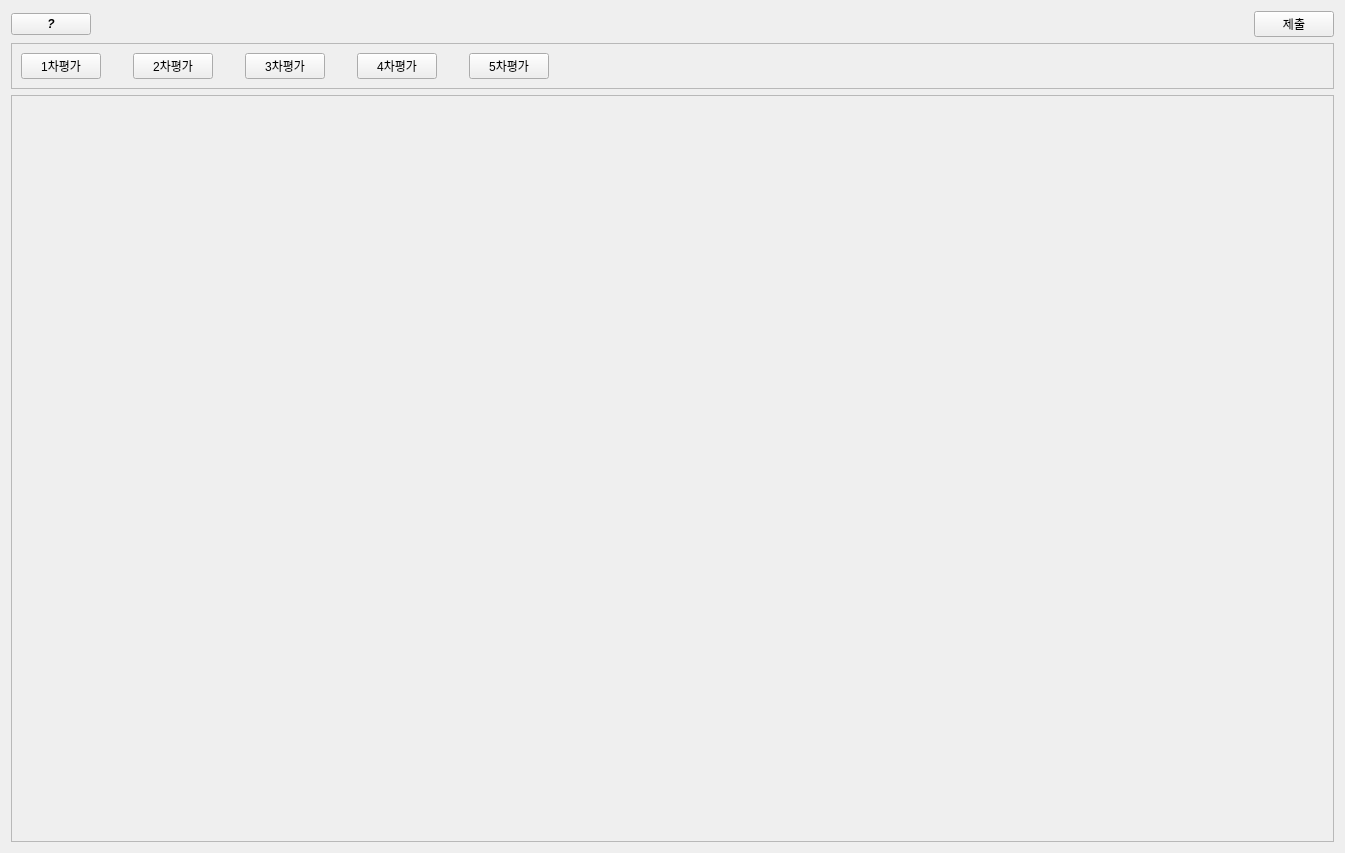
<?xml version="1.0" encoding="UTF-8"?>
<ui version="4.0">
 <class>Tab_App</class>
 <widget class="QWidget" name="Tab_App">
  <property name="geometry">
   <rect>
    <x>0</x>
    <y>0</y>
    <width>1345</width>
    <height>853</height>
   </rect>
  </property>
  <property name="sizePolicy">
   <sizepolicy hsizetype="Preferred" vsizetype="Preferred">
    <horstretch>0</horstretch>
    <verstretch>0</verstretch>
   </sizepolicy>
  </property>
  <property name="windowTitle">
   <string>Form</string>
  </property>
  <layout class="QVBoxLayout" name="verticalLayout">
   <item>
    <widget class="QFrame" name="frame_info">
     <property name="sizePolicy">
      <sizepolicy hsizetype="Preferred" vsizetype="Fixed">
       <horstretch>0</horstretch>
       <verstretch>0</verstretch>
      </sizepolicy>
     </property>
     <property name="frameShape">
      <enum>QFrame::NoFrame</enum>
     </property>
     <property name="frameShadow">
      <enum>QFrame::Raised</enum>
     </property>
     <layout class="QHBoxLayout" name="horizontalLayout">
      <property name="leftMargin">
       <number>0</number>
      </property>
      <property name="topMargin">
       <number>0</number>
      </property>
      <property name="rightMargin">
       <number>0</number>
      </property>
      <property name="bottomMargin">
       <number>0</number>
      </property>
      <item>
       <widget class="QPushButton" name="pb_info">
        <property name="sizePolicy">
         <sizepolicy hsizetype="Fixed" vsizetype="Fixed">
          <horstretch>0</horstretch>
          <verstretch>0</verstretch>
         </sizepolicy>
        </property>
        <property name="font">
         <font>
          <italic>true</italic>
          <bold>true</bold>
         </font>
        </property>
        <property name="text">
         <string>?</string>
        </property>
       </widget>
      </item>
      <item>
       <spacer name="horizontalSpacer">
        <property name="orientation">
         <enum>Qt::Horizontal</enum>
        </property>
        <property name="sizeHint" stdset="0">
         <size>
          <width>1238</width>
          <height>20</height>
         </size>
        </property>
       </spacer>
      </item>
      <item>
       <widget class="QPushButton" name="PB_Submit">
        <property name="text">
         <string>제출</string>
        </property>
       </widget>
      </item>
     </layout>
    </widget>
   </item>
   <item>
    <widget class="QFrame" name="frame">
     <property name="sizePolicy">
      <sizepolicy hsizetype="Preferred" vsizetype="Fixed">
       <horstretch>0</horstretch>
       <verstretch>0</verstretch>
      </sizepolicy>
     </property>
     <property name="frameShape">
      <enum>QFrame::StyledPanel</enum>
     </property>
     <property name="frameShadow">
      <enum>QFrame::Raised</enum>
     </property>
     <layout class="QHBoxLayout" name="horizontalLayout_2">
      <property name="spacing">
       <number>32</number>
      </property>
      <item>
       <widget class="QPushButton" name="PB_1">
        <property name="text">
         <string>1차평가</string>
        </property>
       </widget>
      </item>
      <item>
       <widget class="QPushButton" name="PB_2">
        <property name="text">
         <string>2차평가</string>
        </property>
       </widget>
      </item>
      <item>
       <widget class="QPushButton" name="PB_3">
        <property name="text">
         <string>3차평가</string>
        </property>
       </widget>
      </item>
      <item>
       <widget class="QPushButton" name="PB_4">
        <property name="text">
         <string>4차평가</string>
        </property>
       </widget>
      </item>
      <item>
       <widget class="QPushButton" name="PB_5">
        <property name="text">
         <string>5차평가</string>
        </property>
       </widget>
      </item>
      <item>
       <spacer name="horizontalSpacer_2">
        <property name="orientation">
         <enum>Qt::Horizontal</enum>
        </property>
        <property name="sizeHint" stdset="0">
         <size>
          <width>968</width>
          <height>20</height>
         </size>
        </property>
       </spacer>
      </item>
     </layout>
    </widget>
   </item>
   <item>
    <widget class="QFrame" name="frame_Pyungga">
     <property name="frameShape">
      <enum>QFrame::StyledPanel</enum>
     </property>
     <property name="frameShadow">
      <enum>QFrame::Raised</enum>
     </property>
     <layout class="QVBoxLayout" name="verticalLayout_2">
      <item>
       <widget class="Wid_Table_for_HR평가_상급자평가_개별" name="wid_Table_Pyungga_gaebul" native="true"/>
      </item>
      <item>
       <widget class="Wid_Table_for_HR평가_상급자평가_종합" name="wid_Table_Pyungga_Jonghab" native="true"/>
      </item>
     </layout>
    </widget>
   </item>
  </layout>
 </widget>
 <customwidgets>
  <customwidget>
   <class>Wid_Table_for_HR평가_상급자평가_개별</class>
   <extends>QWidget</extends>
   <header>modules.PyQt.Tabs.HR평가.tables.table_HR평가_상급자평가_개별</header>
   <container>1</container>
  </customwidget>
  <customwidget>
   <class>Wid_Table_for_HR평가_상급자평가_종합</class>
   <extends>QWidget</extends>
   <header>modules.PyQt.Tabs.HR평가.tables.table_HR평가_상급자평가_종합</header>
   <container>1</container>
  </customwidget>
 </customwidgets>
 <resources/>
 <connections/>
</ui>
